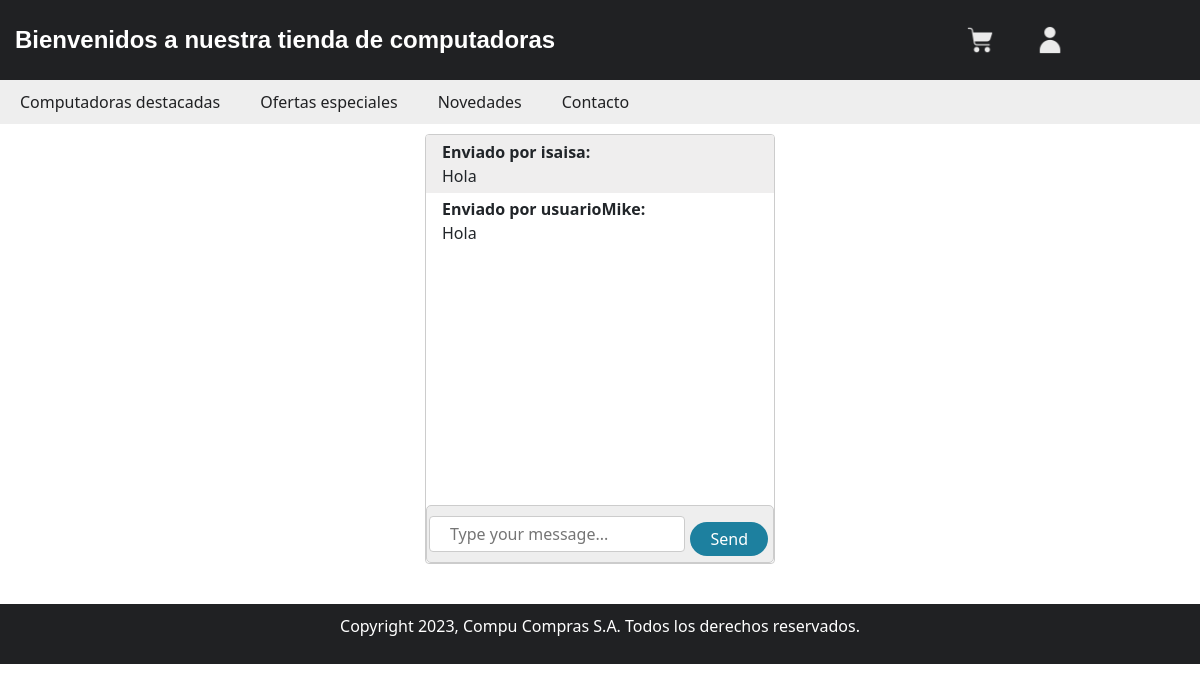
The page /chat/ (signed in) on the database its author committed.
### chat_app/models.py (models this page shows, shortened)
class Mensaje(models.Model):
    mensaje = models.TextField()
    usuario = models.ForeignKey(User, on_delete=models.CASCADE)

### chat_app/views.py (the view)
# urls.py: path('chat/', views.chat, name='chat'),
@login_required
def chat(request):
    todos_los_mesajes = Mensaje.objects.all()
    return render(request, 'chat.html', {'todos_los_mensajes': todos_los_mesajes})

### chat_app/templates/chat.html (shortened to what this page needs)
{% extends 'base_f.html' %}
{% block content %}
    <main>
        <div class="chat-div">
            <section id="chat" class="chat-container">
                <ul id="messages" style="display: block;">
                    {% for mensaje in todos_los_mensajes %}
                        <li>
                            <div style="font-weight: bold;">Enviado por {{ mensaje.usuario.username }}:</div>
                            <div>{{ mensaje.mensaje }}</div>
                        </li>
                    {% endfor %}
                </ul>
                <form id="message-form">
                    <input type="text" id="message" placeholder="Type your message...">
                    <div class="btn-send-message-div">
                        <button class="btn-send-message" type="submit">Send</button>
                    </div>
                </form>
            </section>
        </div>
    </main>
{% endblock %}

### store_app/static/styles/style-login.css (style rules this page uses)
body { background-image: url('../imagenes/backgraund.jpg'); background-position: center; background-repeat: no-repeat; background-size: cover; }
form { background-color: #eee; width: 300px; margin: 0 auto; text-align: left; padding: 20px; border: 1px solid #ccc; border-radius: 5px; }
input[type="text"], input[type="password"], input[type="email"] { width: 100%; padding: 12px 20px; margin: 8px 0; box-sizing: border-box; border: 1px solid #ccc; border-radius: 4px; }
body { font-family: Arial, sans-serif; margin: 0; padding: 0; }
main { padding: 40px; }
ul { list-style: none; margin: 0; padding: 0; display: flex; }
button { background-color: #202123; color: white; border: none; padding: 10px 20px; cursor: pointer; }

### store_app/static/styles/style.css (style rules this page uses)
body { font-family: Arial, sans-serif; margin: 0; padding: 0; }
ul { list-style: none; margin: 0; padding: 0; display: flex; }
main { padding: 20px; width: 100%; }
section { margin-bottom: 20px; }
button { background-color: #202123; color: white; border: none; padding: 10px 20px; cursor: pointer; }

### login_app/static/styles/chat.css (style rules this page uses)
.chat-div { display: flex; justify-content: center; align-items: center; flex-direction: column; height: 100%; width: 100%; margin: 0px; }
main { margin: 0px; padding-top: 10px; }
.btn-send-message-div { display: flex; justify-content: center; align-items: center; }
.btn-send-message { margin-top: 10px; background-color: #1d809f; color: #fff; border-color: #1d809f; border-radius: 18px; padding: 5px 20px; margin-left: 5px; margin-right: 3px; }
*, *::before, *::after { box-sizing: border-box; }
#messages { list-style-type: none; margin: 0; padding: 0; overflow-y: scroll; height: 100%; scroll-behavior: smooth; padding-bottom: 28px; }
#messages>li { padding: .3rem 1rem; }
#messages>li:nth-child(odd) { background: #efeeee; }
#chat { border: 1px solid #ccc; border-radius: 4px; overflow: hidden; width: 350px; height: 430px; position: relative; }
#message-form { bottom: 0; display: flex; height: 58px; width: 100%; left: 0; padding: 2px; position: absolute; right: 0; vertical-align: top; }

### rows shown on the page
Mensaje: usuario.username "isaisa", mensaje "Hola"
Mensaje: usuario.username "usuarioMike", mensaje "Hola"
